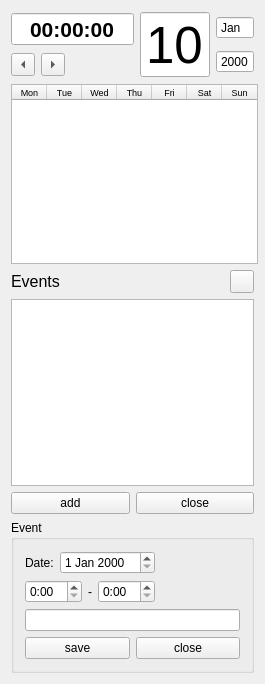
<?xml version="1.0" encoding="UTF-8"?>
<ui version="4.0">
 <class>DeskCalendar</class>
 <widget class="QMainWindow" name="DeskCalendar">
  <property name="geometry">
   <rect>
    <x>0</x>
    <y>0</y>
    <width>265</width>
    <height>684</height>
   </rect>
  </property>
  <property name="minimumSize">
   <size>
    <width>265</width>
    <height>0</height>
   </size>
  </property>
  <property name="maximumSize">
   <size>
    <width>265</width>
    <height>16777215</height>
   </size>
  </property>
  <property name="font">
   <font>
    <pointsize>9</pointsize>
   </font>
  </property>
  <property name="windowTitle">
   <string>DeskCalendar</string>
  </property>
  <property name="windowIcon">
   <iconset>
    <normaloff>:/ico/icons/icon.png</normaloff>:/ico/icons/icon.png</iconset>
  </property>
  <widget class="QWidget" name="centralWidget">
   <layout class="QGridLayout" name="gridLayout_2">
    <item row="0" column="0" rowspan="2" colspan="2">
     <layout class="QVBoxLayout" name="verticalLayout_4">
      <item>
       <layout class="QHBoxLayout" name="horizontalLayout_5">
        <item>
         <layout class="QVBoxLayout" name="verticalLayout_3">
          <item>
           <widget class="QTimeEdit" name="clock">
            <property name="maximumSize">
             <size>
              <width>1677215</width>
              <height>16777215</height>
             </size>
            </property>
            <property name="font">
             <font>
              <pointsize>16</pointsize>
              <weight>75</weight>
              <bold>true</bold>
             </font>
            </property>
            <property name="focusPolicy">
             <enum>Qt::NoFocus</enum>
            </property>
            <property name="alignment">
             <set>Qt::AlignCenter</set>
            </property>
            <property name="readOnly">
             <bool>true</bool>
            </property>
            <property name="buttonSymbols">
             <enum>QAbstractSpinBox::NoButtons</enum>
            </property>
            <property name="displayFormat">
             <string>HH:mm:ss</string>
            </property>
           </widget>
          </item>
          <item>
           <layout class="QHBoxLayout" name="horizontalLayout">
            <item>
             <widget class="QToolButton" name="toolButton_prev">
              <property name="text">
               <string>...</string>
              </property>
              <property name="arrowType">
               <enum>Qt::LeftArrow</enum>
              </property>
             </widget>
            </item>
            <item>
             <widget class="QToolButton" name="toolButton_next">
              <property name="text">
               <string>...</string>
              </property>
              <property name="arrowType">
               <enum>Qt::RightArrow</enum>
              </property>
             </widget>
            </item>
            <item>
             <spacer name="horizontalSpacer">
              <property name="orientation">
               <enum>Qt::Horizontal</enum>
              </property>
              <property name="sizeHint" stdset="0">
               <size>
                <width>5</width>
                <height>20</height>
               </size>
              </property>
             </spacer>
            </item>
           </layout>
          </item>
         </layout>
        </item>
        <item>
         <widget class="QDateEdit" name="dateEdit_day">
          <property name="maximumSize">
           <size>
            <width>70</width>
            <height>16777215</height>
           </size>
          </property>
          <property name="font">
           <font>
            <pointsize>38</pointsize>
            <weight>50</weight>
            <bold>false</bold>
            <strikeout>false</strikeout>
           </font>
          </property>
          <property name="focusPolicy">
           <enum>Qt::NoFocus</enum>
          </property>
          <property name="alignment">
           <set>Qt::AlignCenter</set>
          </property>
          <property name="readOnly">
           <bool>true</bool>
          </property>
          <property name="buttonSymbols">
           <enum>QAbstractSpinBox::NoButtons</enum>
          </property>
          <property name="displayFormat">
           <string>d</string>
          </property>
          <property name="date">
           <date>
            <year>2000</year>
            <month>1</month>
            <day>10</day>
           </date>
          </property>
         </widget>
        </item>
        <item>
         <layout class="QVBoxLayout" name="verticalLayout_2">
          <item>
           <widget class="QDateEdit" name="dateEdit_month">
            <property name="focusPolicy">
             <enum>Qt::NoFocus</enum>
            </property>
            <property name="readOnly">
             <bool>true</bool>
            </property>
            <property name="buttonSymbols">
             <enum>QAbstractSpinBox::NoButtons</enum>
            </property>
            <property name="displayFormat">
             <string>MMM</string>
            </property>
           </widget>
          </item>
          <item>
           <widget class="QDateEdit" name="dateEdit_year">
            <property name="focusPolicy">
             <enum>Qt::NoFocus</enum>
            </property>
            <property name="readOnly">
             <bool>true</bool>
            </property>
            <property name="buttonSymbols">
             <enum>QAbstractSpinBox::NoButtons</enum>
            </property>
            <property name="displayFormat">
             <string>yyyy</string>
            </property>
           </widget>
          </item>
         </layout>
        </item>
       </layout>
      </item>
      <item>
       <widget class="QTableWidget" name="calendar">
        <property name="minimumSize">
         <size>
          <width>247</width>
          <height>180</height>
         </size>
        </property>
        <property name="maximumSize">
         <size>
          <width>247</width>
          <height>180</height>
         </size>
        </property>
        <property name="font">
         <font>
          <pointsize>8</pointsize>
         </font>
        </property>
        <property name="styleSheet">
         <string notr="true"/>
        </property>
        <property name="editTriggers">
         <set>QAbstractItemView::NoEditTriggers</set>
        </property>
        <property name="selectionMode">
         <enum>QAbstractItemView::SingleSelection</enum>
        </property>
        <property name="iconSize">
         <size>
          <width>10</width>
          <height>10</height>
         </size>
        </property>
        <property name="showGrid">
         <bool>false</bool>
        </property>
        <property name="rowCount">
         <number>0</number>
        </property>
        <attribute name="horizontalHeaderDefaultSectionSize">
         <number>35</number>
        </attribute>
        <attribute name="horizontalHeaderMinimumSectionSize">
         <number>35</number>
        </attribute>
        <attribute name="verticalHeaderVisible">
         <bool>false</bool>
        </attribute>
        <attribute name="verticalHeaderDefaultSectionSize">
         <number>25</number>
        </attribute>
        <column>
         <property name="text">
          <string>Mon</string>
         </property>
         <property name="font">
          <font>
           <pointsize>7</pointsize>
           <weight>50</weight>
           <bold>false</bold>
          </font>
         </property>
        </column>
        <column>
         <property name="text">
          <string>Tue</string>
         </property>
         <property name="font">
          <font>
           <pointsize>7</pointsize>
           <weight>50</weight>
           <bold>false</bold>
          </font>
         </property>
        </column>
        <column>
         <property name="text">
          <string>Wed</string>
         </property>
         <property name="font">
          <font>
           <pointsize>7</pointsize>
           <weight>50</weight>
           <bold>false</bold>
          </font>
         </property>
        </column>
        <column>
         <property name="text">
          <string>Thu</string>
         </property>
         <property name="font">
          <font>
           <pointsize>7</pointsize>
           <weight>50</weight>
           <bold>false</bold>
          </font>
         </property>
        </column>
        <column>
         <property name="text">
          <string>Fri</string>
         </property>
         <property name="font">
          <font>
           <pointsize>7</pointsize>
           <weight>50</weight>
           <bold>false</bold>
          </font>
         </property>
        </column>
        <column>
         <property name="text">
          <string>Sat</string>
         </property>
         <property name="font">
          <font>
           <pointsize>7</pointsize>
           <weight>50</weight>
           <bold>false</bold>
          </font>
         </property>
        </column>
        <column>
         <property name="text">
          <string>Sun</string>
         </property>
         <property name="font">
          <font>
           <pointsize>7</pointsize>
           <weight>50</weight>
           <bold>false</bold>
          </font>
         </property>
        </column>
       </widget>
      </item>
      <item>
       <layout class="QHBoxLayout" name="horizontalLayout_7">
        <item>
         <widget class="QLabel" name="label_events">
          <property name="font">
           <font>
            <pointsize>12</pointsize>
           </font>
          </property>
          <property name="text">
           <string>Events</string>
          </property>
         </widget>
        </item>
        <item>
         <spacer name="horizontalSpacer_2">
          <property name="orientation">
           <enum>Qt::Horizontal</enum>
          </property>
          <property name="sizeHint" stdset="0">
           <size>
            <width>40</width>
            <height>20</height>
           </size>
          </property>
         </spacer>
        </item>
        <item>
         <widget class="QToolButton" name="toolButton_dia">
          <property name="text">
           <string/>
          </property>
          <property name="icon">
           <iconset resource="reso.qrc">
            <normaloff>:/icons/icons/Chart.png</normaloff>:/icons/icons/Chart.png</iconset>
          </property>
         </widget>
        </item>
       </layout>
      </item>
      <item>
       <widget class="QTableWidget" name="tableWidget_notes">
        <property name="maximumSize">
         <size>
          <width>247</width>
          <height>1677215</height>
         </size>
        </property>
        <property name="font">
         <font>
          <pointsize>11</pointsize>
         </font>
        </property>
        <property name="focusPolicy">
         <enum>Qt::NoFocus</enum>
        </property>
        <property name="editTriggers">
         <set>QAbstractItemView::NoEditTriggers</set>
        </property>
        <property name="alternatingRowColors">
         <bool>true</bool>
        </property>
        <property name="selectionMode">
         <enum>QAbstractItemView::SingleSelection</enum>
        </property>
        <property name="selectionBehavior">
         <enum>QAbstractItemView::SelectRows</enum>
        </property>
        <property name="iconSize">
         <size>
          <width>16</width>
          <height>16</height>
         </size>
        </property>
        <property name="showGrid">
         <bool>false</bool>
        </property>
        <attribute name="horizontalHeaderVisible">
         <bool>false</bool>
        </attribute>
        <attribute name="horizontalHeaderStretchLastSection">
         <bool>true</bool>
        </attribute>
        <attribute name="verticalHeaderVisible">
         <bool>false</bool>
        </attribute>
        <attribute name="verticalHeaderCascadingSectionResizes">
         <bool>true</bool>
        </attribute>
        <attribute name="verticalHeaderDefaultSectionSize">
         <number>26</number>
        </attribute>
        <column>
         <property name="text">
          <string>id</string>
         </property>
        </column>
        <column>
         <property name="text">
          <string>text</string>
         </property>
        </column>
       </widget>
      </item>
      <item>
       <layout class="QHBoxLayout" name="horizontalLayout_6">
        <item>
         <widget class="QPushButton" name="pushButton_add">
          <property name="text">
           <string>add</string>
          </property>
          <property name="icon">
           <iconset resource="reso.qrc">
            <normaloff>:/icons/icons/add.png</normaloff>:/icons/icons/add.png</iconset>
          </property>
         </widget>
        </item>
        <item>
         <widget class="QPushButton" name="pushButton_close">
          <property name="text">
           <string>close</string>
          </property>
          <property name="icon">
           <iconset>
            <normaloff>:/ico/icons/close.png</normaloff>:/ico/icons/close.png</iconset>
          </property>
         </widget>
        </item>
       </layout>
      </item>
      <item>
       <widget class="QGroupBox" name="groupBox_notes">
        <property name="maximumSize">
         <size>
          <width>250</width>
          <height>1677215</height>
         </size>
        </property>
        <property name="title">
         <string>Event</string>
        </property>
        <layout class="QGridLayout" name="gridLayout">
         <item row="0" column="0">
          <layout class="QVBoxLayout" name="verticalLayout">
           <item>
            <layout class="QHBoxLayout" name="horizontalLayout_2">
             <item>
              <widget class="QLabel" name="label">
               <property name="text">
                <string>Date:</string>
               </property>
              </widget>
             </item>
             <item>
              <widget class="QDateEdit" name="dateEdit_event"/>
             </item>
             <item>
              <spacer name="horizontalSpacer_4">
               <property name="orientation">
                <enum>Qt::Horizontal</enum>
               </property>
               <property name="sizeHint" stdset="0">
                <size>
                 <width>40</width>
                 <height>20</height>
                </size>
               </property>
              </spacer>
             </item>
            </layout>
           </item>
           <item>
            <layout class="QHBoxLayout" name="horizontalLayout_3">
             <item>
              <widget class="QTimeEdit" name="timeEdit_s">
               <property name="displayFormat">
                <string>H:mm</string>
               </property>
              </widget>
             </item>
             <item>
              <widget class="QLabel" name="label_3">
               <property name="text">
                <string>-</string>
               </property>
              </widget>
             </item>
             <item>
              <widget class="QTimeEdit" name="timeEdit_e">
               <property name="displayFormat">
                <string>H:mm</string>
               </property>
              </widget>
             </item>
             <item>
              <spacer name="horizontalSpacer_3">
               <property name="orientation">
                <enum>Qt::Horizontal</enum>
               </property>
               <property name="sizeHint" stdset="0">
                <size>
                 <width>40</width>
                 <height>20</height>
                </size>
               </property>
              </spacer>
             </item>
            </layout>
           </item>
           <item>
            <widget class="QLineEdit" name="lineEdit_title"/>
           </item>
           <item>
            <layout class="QHBoxLayout" name="horizontalLayout_4">
             <item>
              <widget class="QPushButton" name="pushButton_save">
               <property name="text">
                <string>save</string>
               </property>
               <property name="icon">
                <iconset>
                 <normaloff>:/ico/icons/save.png</normaloff>:/ico/icons/save.png</iconset>
               </property>
              </widget>
             </item>
             <item>
              <widget class="QPushButton" name="pushButton_close_event">
               <property name="text">
                <string>close</string>
               </property>
               <property name="icon">
                <iconset>
                 <normaloff>:/ico/icons/add.png</normaloff>:/ico/icons/add.png</iconset>
               </property>
              </widget>
             </item>
            </layout>
           </item>
          </layout>
         </item>
        </layout>
       </widget>
      </item>
     </layout>
    </item>
    <item row="1" column="1">
     <widget class="QLabel" name="label_2">
      <property name="minimumSize">
       <size>
        <width>25</width>
        <height>25</height>
       </size>
      </property>
      <property name="maximumSize">
       <size>
        <width>25</width>
        <height>25</height>
       </size>
      </property>
      <property name="text">
       <string/>
      </property>
      <property name="pixmap">
       <pixmap>../debug/icons/events.png</pixmap>
      </property>
      <property name="scaledContents">
       <bool>true</bool>
      </property>
     </widget>
    </item>
   </layout>
  </widget>
 </widget>
 <layoutdefault spacing="6" margin="11"/>
 <resources>
  <include location="reso.qrc"/>
 </resources>
 <connections/>
</ui>
